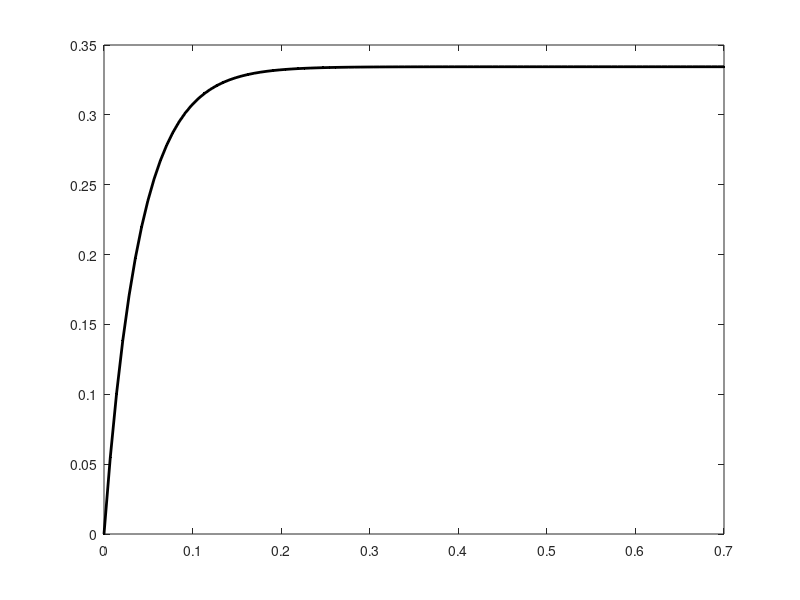

MATLAB code for this plot: (Note: this script raises an error after producing the figure.)
% Illustration of the direction field
function stokesdirf
    g=9.81;%m.s^-2
    r=0.005;%m
    eta=1100*1e-3;%1 Centipoise =1 mPa s 
    rhos=7.85e3;%kg/m^3
    rhof=1.10e3;%kg/m^3
    for v0 = [0];% meters per second
        tspan =[0  0.7];% seconds
        t=linspace(tspan(1),tspan(2), 100);
        vt =(2*r^2*(rhos-rhof))/(9*eta)*g + (v0-(2*r^2*(rhos-rhof))/(9*eta)*g)*exp (-(9*eta)/(2*r^2*rhos)*t)
        plot(t,vt, 'linewidth', 2, 'color', 'black', 'marker', '.'); hold on
    end
    [x,y,u,v]=dirfield (@stokesrhs, 0, max(t), 0, 0.5, 20,20);
    quiver(x,y,u,v, 2.5,'r.'); hold on
    xlabel('t [s]'),ylabel('v(t) [m/s]')
    hold off
    figure(gcf);
   
    function rhs=stokesrhs(t,v,flag,varargin)
        rhs= [(rhos-rhof)/rhos*g - (9*eta)/(2*r^2*rhos)*v(1)];
    end

end